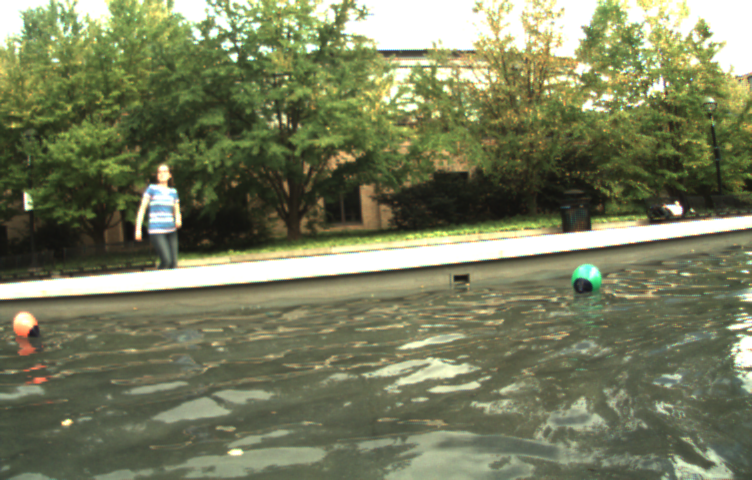
#> input picture images/green_buoy.png, 752 x 480 px
$ python range_finder.py --image images/green_buoy.png   (Python 2 division)
#> lines starting #> are read from the running program, lines starting #| are printed output that depends on the picture; after the words box and inside, x2 and y2 are one past the last pixel; in counts of white or black regions, pixels touching at a corner belong together
# import the necessary packages
import numpy as np
import argparse
import cv2


def callback(value):
	pass


def setup_trackbars(range_filter):
#> called with range_filter = 'BGR'
  cv2.namedWindow("Trackbars", 0)

  for i in ["MIN", "MAX"]:
    v = 0 if i == "MIN" else 255

    for j in range_filter:
      cv2.createTrackbar("%s_%s" % (j, i), "Trackbars", v, 255, callback)
#> this loop made 2 passes; slider 'B_MIN' is set to 51


def get_trackbar_values(range_filter):
  values = []

  for i in ["MIN", "MAX"]:
    for j in range_filter:
      v = cv2.getTrackbarPos("%s_%s" % (j, i), "Trackbars")
      values.append(v)

  return values


def reset_trackbar_values(range_filter):
  for i in ["MIN", "MAX"]:
  	v = 0 if i == "MIN" else 255
   	for j in range_filter:
			cv2.setTrackbarPos("%s_%s" % (j, i), "Trackbars", v)


def handle_arguments():
	args = argparse.ArgumentParser()
	args.add_argument("-i", "--image", help = "path to the image", required=True)
	return vars(args.parse_args())


def main():
	# parse arguments
	args = handle_arguments()

	range_filter = 'BGR'

	setup_trackbars(range_filter)

	# load the image
	image = cv2.imread(args["image"])
#> image is the input picture: shape (480, 752, 3); mean B, G, R 93.6, 124.6, 119.5

	while True:
		frame_to_thresh = image.copy()

		v1_min, v2_min, v3_min, v1_max, v2_max, v3_max = get_trackbar_values(range_filter)

		thresh = cv2.inRange(frame_to_thresh, (v1_min, v2_min, v3_min), (v1_max, v2_max, v3_max))
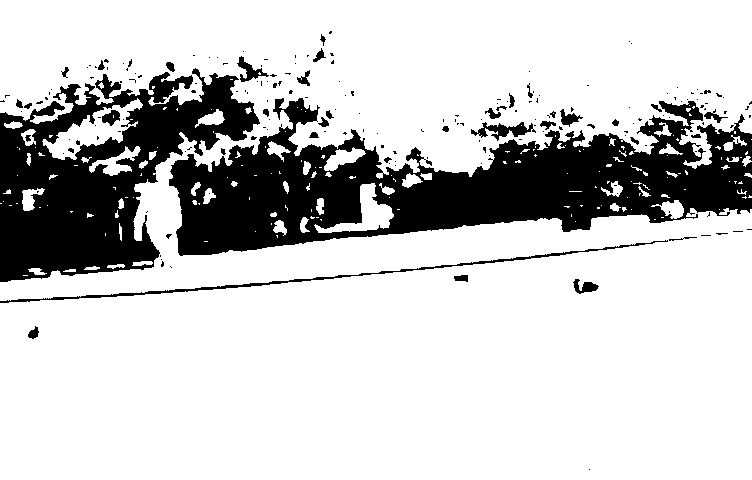
#> thresh: shape (480, 752); 78.9% white; 194 black regions (154 under 20 px), largest, box (x1, y1, x2, y2) and area: (169, 98, 752, 256) 43971, (0, 68, 260, 282) 27037, (0, 240, 668, 303) 1511

		preview = cv2.bitwise_and(image, image, mask=thresh)
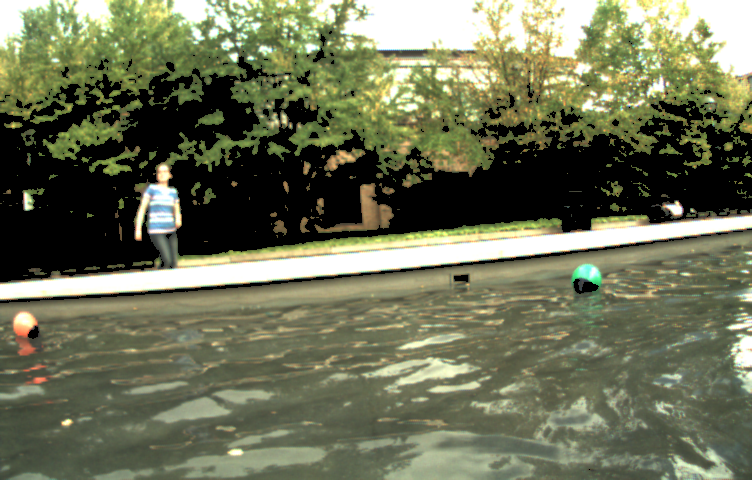
#> preview: shape (480, 752, 3); mean B, G, R 86.4, 113, 108.8
		cv2.imshow("Preview", preview)
		cv2.imshow("Thresh", thresh)

		# if q is pressed, reset and print the values
		if cv2.waitKey(1) & 0xFF == ord('q'):
#> (key q is pressed here)
			print(v1_min, v2_min, v3_min, v1_max, v2_max, v3_max)
			reset_trackbar_values(range_filter)

		# if esc is pressed, quit
		if cv2.waitKey(33) == 27:
#> (key q is pressed here)
			break


if __name__ == '__main__':
	main()
